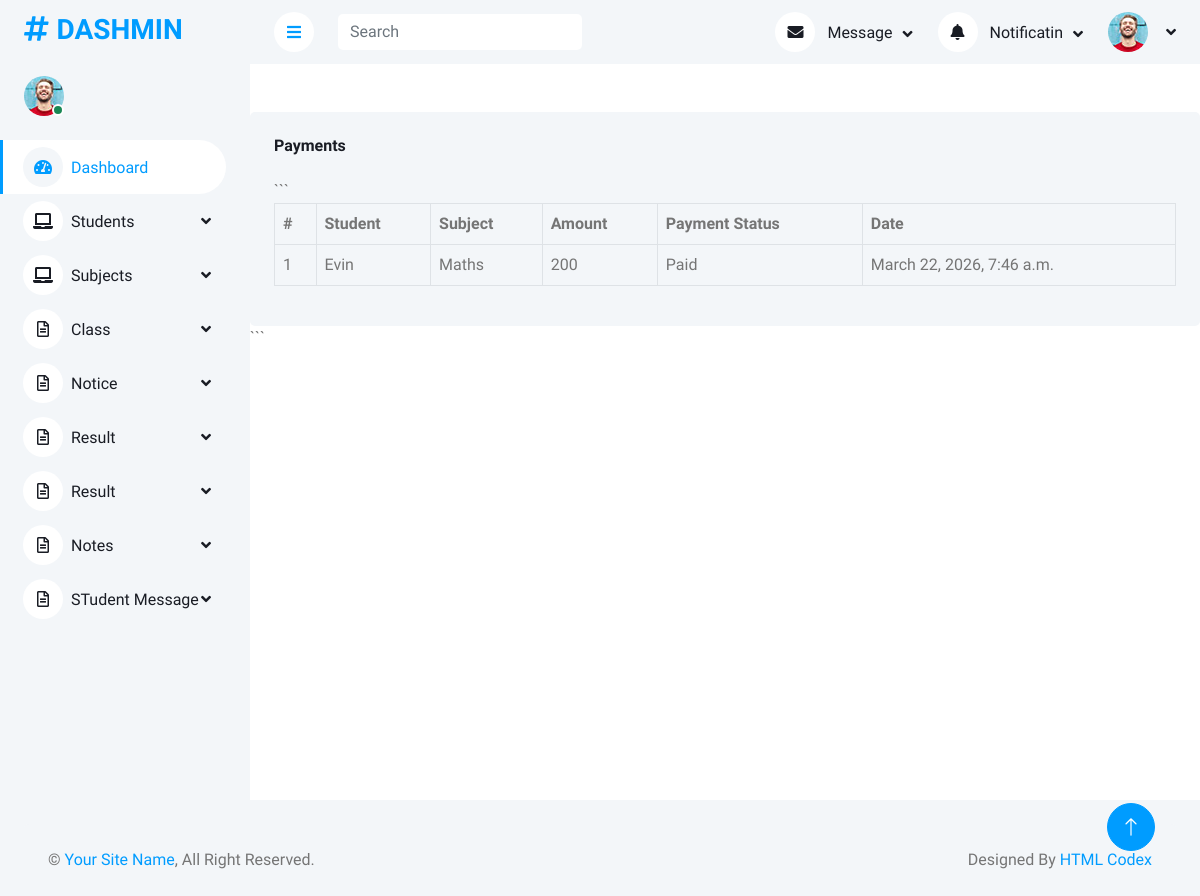
/manage/payment/, run on the app's committed database.
### AdminApp/models.py (models this page shows, shortened)
class ArrearApplication(models.Model):
    Student = models.ForeignKey(StudentDb, on_delete=models.CASCADE)
    Subject = models.ForeignKey(SubjectDb, on_delete=models.CASCADE)
    Amount = models.IntegerField()
    Payment_Status = models.CharField(max_length=50, default="Pending")
    Created_At = models.DateTimeField(auto_now_add=True)

class StudentDb(models.Model):
    Gender_Choices=(
        ('Male','Male'),
        ('Female','Female')
    )
    Name=models.CharField(max_length=100,null=True,blank=True)
    Email=models.EmailField(max_length=100,null=True,blank=True)
    Roll_Number=models.CharField(max_length=100,null=True,blank=True)
    Dob=models.DateField(null=True,blank=True)
    Class=models.ForeignKey('ClassDb', on_delete=models.CASCADE,null=True,blank=True)
    gender=models.CharField(max_length=100,null=True,blank=True,choices=Gender_Choices)
    Phone_number=models.CharField(max_length=100,null=True,blank=True)
    Student_Photo = models.ImageField(upload_to="student_photos/", null=True, blank=True)

class SubjectDb(models.Model):
    Subject_Name=models.CharField(max_length=100,null=True,blank=True)
    Subject_Code=models.CharField(max_length=100,null=True,blank=True)
    Credit = models.IntegerField(null=True, blank=True)
    Created_At=models.DateTimeField(auto_now_add=True)
    Updated_At=models.DateTimeField(auto_now=True)

### AdminApp/views.py (the view)
# urls.py: path('payment/',views.payment,name='payment'),
def payment(request):
    arrear_payments = ArrearApplication.objects.select_related(
        'Student', 'Subject'
    ).all().order_by('-Created_At')
    return render(request, 'Payments.html', {
        'arrear_payments': arrear_payments
    })

### AdminApp/templates/Payments.html
{% extends 'Dashboard.html' %}
{% block content %}
<div class="col-12 mt-5">
    <div class="bg-light rounded h-100 p-4">
        <h6 class="mb-4">Payments</h6>
        ```
        <div class="table-responsive">
            <table class="table table-bordered">
                <thead>
                    <tr>
                        <th>#</th>
                        <th>Student</th>
                        <th>Subject</th>
                        <th>Amount</th>
                        <th>Payment Status</th>
                        <th>Date</th>
                </thead>
                <tbody>
                    {% for p in arrear_payments %}
                    <tr>
                        <td>{{ forloop.counter }}</td>
                        <td>{{ p.Student.Name }}</td>
                        <td>{{ p.Subject.Subject_Name }}</td>
                        <td>{{ p.Amount }}</td>
                        <td>{{ p.Payment_Status }}</td>
                        <td>{{ p.Created_At }}</td>
                    </tr>
                    {% endfor%}
                </tbody>
            </table>
        </div>
    </div>
    ```
</div>
{% endblock %}

### AdminApp/static/assets/css/style.css (style rules this page uses)
:root { --primary: #009CFF; --light: #F3F6F9; --dark: #191C24; }

### data on the page
ArrearApplication: Student.Name "Evin", Subject.Subject_Name "Maths", Amount "200", Payment_Status "Paid", Created_At "March 22, 2026, 7:46 a.m."
